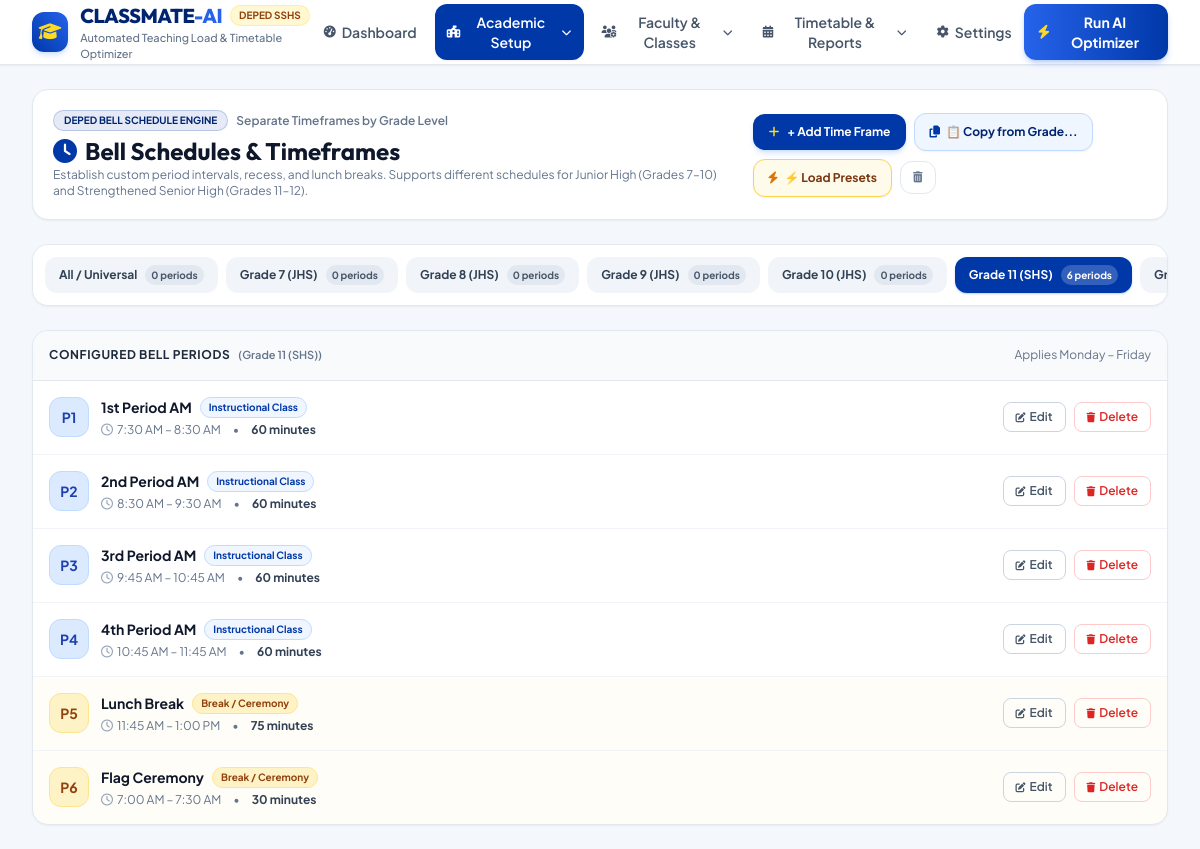
The page /timeframes/?grade=11 on the database its author committed.
### scheduler/models.py (models this page shows, shortened)
class TimeSlot(models.Model):
    DAY_CHOICES = [
        (1, 'Monday'),
        (2, 'Tuesday'),
        (3, 'Wednesday'),
        (4, 'Thursday'),
        (5, 'Friday'),
    ]
    TIMEFRAME_GRADE_CHOICES = [
        (0, 'All / Universal'),
        (7, 'Grade 7 (JHS)'),
        (8, 'Grade 8 (JHS)'),
        (9, 'Grade 9 (JHS)'),
        (10, 'Grade 10 (JHS)'),
        (11, 'Grade 11 (SHS)'),
        (12, 'Grade 12 (SHS)'),
    ]
    day_of_week = models.IntegerField(choices=DAY_CHOICES)
    period_number = models.IntegerField()
    start_time = models.TimeField()
    end_time = models.TimeField()
    label = models.CharField(max_length=50)
    is_break = models.BooleanField(default=False, help_text="Flag Ceremony, Recess, or Lunch Break")
    grade_level = models.IntegerField(default=0, choices=TIMEFRAME_GRADE_CHOICES, help_text="Grade level this timeframe applies to (0 for Universal)")
    @property
    def duration_minutes(self):
        start_m = self.start_time.hour * 60 + self.start_time.minute
        end_m = self.end_time.hour * 60 + self.end_time.minute
        return max(0, end_m - start_m)
    class Meta:
        unique_together = ('day_of_week', 'period_number', 'grade_level')
        ordering = ['grade_level', 'day_of_week', 'period_number']

### scheduler/views.py (the view)
# urls.py: path('timeframes/', views.timeframes_view, name='timeframes'),
def timeframes_view(request):
    try:
        selected_grade = int(request.GET.get('grade', 0))
    except (ValueError, TypeError):
        selected_grade = 0
    grade_choices = TimeSlot.TIMEFRAME_GRADE_CHOICES
    slot_counts = {}
    for g_val, _ in grade_choices:
        slot_counts[g_val] = TimeSlot.objects.filter(grade_level=g_val, day_of_week=1).count()
    periods = TimeSlot.objects.filter(grade_level=selected_grade, day_of_week=1).order_by('period_number')
    context = {
        'selected_grade': selected_grade,
        'grade_choices': grade_choices,
        'slot_counts': slot_counts,
        'periods': periods,
        'profile': SchoolProfile.get_settings(),
    }
    return render(request, 'timeframes.html', context)

### scheduler/models.py (called while the page is built)
    @classmethod
    def get_settings(cls):
        profile, created = cls.objects.get_or_create(id=1)
        if not profile.active_academic_year:
            profile.active_academic_year = AcademicYear.objects.filter(is_active=True).first() or AcademicYear.objects.first()
        if not profile.active_term:
            profile.active_term = Term.objects.filter(is_active=True).first() or Term.objects.first()
        if created:
            profile.save()
        return profile

### templates/timeframes.html (shortened to what this page needs)
{% extends 'base.html' %}
{% block content %}
<div class="space-y-6">
    <div class="bg-white rounded-2xl p-5 border border-slate-200 shadow-sm flex flex-col sm:flex-row sm:items-center justify-between gap-4">
        <div>
            <div class="flex items-center space-x-2">
                <span class="px-2.5 py-0.5 rounded-full text-[10px] uppercase font-bold bg-deped-blue/10 text-deped-darkblue border border-deped-blue/20">DepEd Bell Schedule Engine</span>
                <span class="text-xs text-slate-500 font-semibold">Separate Timeframes by Grade Level</span>
            </div>
            <h1 class="text-xl sm:text-2xl font-bold font-heading text-slate-900 mt-1 flex items-center space-x-2">
                <i class="fa-solid fa-clock text-deped-blue"></i>
                <span>Bell Schedules & Timeframes</span>
            </h1>
            <p class="text-xs text-slate-500">
                Establish custom period intervals, recess, and lunch breaks. Supports different schedules for Junior High (Grades 7–10) and Strengthened Senior High (Grades 11–12).
            </p>
        </div>
        <div class="flex flex-wrap items-center gap-2 self-start sm:self-auto">
            <button onclick="openAddModal()" class="px-4 py-2.5 rounded-xl bg-deped-blue hover:bg-deped-darkblue text-white font-bold text-xs shadow-md shadow-blue-500/20 transition active:scale-95 flex items-center space-x-2">
                <i class="fa-solid fa-plus text-deped-gold"></i>
                <span>+ Add Time Frame</span>
            </button>
            <button onclick="openCopyModal()" class="px-3.5 py-2.5 rounded-xl border border-blue-200 bg-blue-50 hover:bg-blue-100 text-deped-darkblue font-bold text-xs transition flex items-center space-x-1.5 shadow-sm active:scale-95">
                <i class="fa-solid fa-copy text-deped-blue"></i>
                <span>📋 Copy from Grade...</span>
            </button>
            <button onclick="openPresetModal()" class="px-3.5 py-2.5 rounded-xl border border-amber-300 bg-amber-50 hover:bg-amber-100 text-amber-900 font-bold text-xs transition flex items-center space-x-1.5 shadow-sm active:scale-95">
                <i class="fa-solid fa-bolt text-amber-600"></i>
                <span>⚡ Load Presets</span>
            </button>
            {% if periods %}
            <button onclick="clearCurrentGradeSchedule()" class="px-3 py-2.5 rounded-xl border border-slate-200 text-slate-500 hover:text-red-600 hover:bg-red-50 text-xs font-bold transition flex items-center space-x-1 active:scale-95" title="Clear schedule for this grade">
                <i class="fa-solid fa-trash-can text-[11px]"></i>
            </button>
            {% endif %}
        </div>
    </div>
    <div class="bg-white rounded-2xl p-3 border border-slate-200 shadow-sm overflow-x-auto">
        <div class="flex items-center space-x-2 min-w-max">
            {% for g_val, g_label in grade_choices %}
            <a href="?grade={{ g_val }}" class="px-3.5 py-2 rounded-xl text-xs font-bold transition flex items-center space-x-2 {% if selected_grade == g_val %}bg-deped-blue text-white shadow-sm shadow-blue-600/30{% else %}bg-slate-100 text-slate-700 hover:bg-slate-200{% endif %}">
                <span>{{ g_label }}</span>
                {% with c=slot_counts|dictsort:"0" %}
                <span class="px-1.5 py-0.5 rounded-full text-[10px] {% if selected_grade == g_val %}bg-white/20 text-white{% else %}bg-slate-200 text-slate-600{% endif %}">
                    {% if g_val == 0 %}{{ slot_counts.0|default:0 }}{% elif g_val == 7 %}{{ slot_counts.7|default:0 }}{% elif g_val == 8 %}{{ slot_counts.8|default:0 }}{% elif g_val == 9 %}{{ slot_counts.9|default:0 }}{% elif g_val == 10 %}{{ slot_counts.10|default:0 }}{% elif g_val == 11 %}{{ slot_counts.11|default:0 }}{% elif g_val == 12 %}{{ slot_counts.12|default:0 }}{% endif %} periods
                </span>
                {% endwith %}
            </a>
            {% endfor %}
        </div>
    </div>
    <div class="bg-white rounded-2xl border border-slate-200 shadow-sm overflow-hidden">
        <div class="p-4 border-b border-slate-200 bg-slate-50 flex items-center justify-between">
            <div class="flex items-center space-x-2">
                <span class="font-bold text-xs text-slate-800 uppercase tracking-wider">Configured Bell Periods</span>
                <span class="text-[11px] text-slate-500 font-semibold">
                    ({% for g_val, g_label in grade_choices %}{% if selected_grade == g_val %}{{ g_label }}{% endif %}{% endfor %})
                </span>
            </div>
            <span class="text-xs text-slate-500">Applies Monday – Friday</span>
        </div>
        <div class="divide-y divide-slate-100">
            {% for p in periods %}
            <div class="p-4 hover:bg-slate-50/80 transition flex flex-col sm:flex-row sm:items-center justify-between gap-3 {% if p.is_break %}bg-amber-50/40{% endif %}">
                <div class="flex items-start sm:items-center space-x-3">
                    <div class="w-10 h-10 rounded-xl flex items-center justify-center font-bold text-sm {% if p.is_break %}bg-amber-100 text-amber-800 border border-amber-200{% else %}bg-blue-100 text-blue-800 border border-blue-200{% endif %}">
                        P{{ p.period_number }}
                    </div>
                    <div>
                        <div class="flex items-center space-x-2">
                            <span class="font-bold text-slate-900 text-sm">{{ p.label }}</span>
                            {% if p.is_break %}
                            <span class="px-2 py-0.5 rounded-full text-[10px] font-bold bg-amber-100 text-amber-800 border border-amber-200">Break / Ceremony</span>
                            {% else %}
                            <span class="px-2 py-0.5 rounded-full text-[10px] font-bold bg-blue-50 text-deped-blue border border-blue-200">Instructional Class</span>
                            {% endif %}
                        </div>
                        <div class="flex items-center space-x-3 text-xs text-slate-500 mt-1">
                            <span class="flex items-center space-x-1">
                                <i class="fa-regular fa-clock text-slate-400"></i>
                                <span>{{ p.start_time|time:"g:i A" }} – {{ p.end_time|time:"g:i A" }}</span>
                            </span>
                            <span>•</span>
                            <span class="font-bold text-slate-700">{{ p.duration_minutes }} minutes</span>
                        </div>
                    </div>
                </div>
                <div class="flex items-center space-x-2 self-end sm:self-auto">
                    <button onclick="openEditModal({{ p.period_number }}, '{{ p.label|escapejs }}', '{{ p.start_time|time:"H:i" }}', '{{ p.end_time|time:"H:i" }}', {{ p.is_break|yesno:'true,false' }}, {{ selected_grade }})" class="px-3 py-1.5 rounded-lg border border-slate-300 text-slate-600 hover:text-deped-blue hover:bg-blue-50 text-xs font-semibold transition active:scale-95 flex items-center space-x-1" title="Edit Period">
                        <i class="fa-solid fa-pen-to-square text-[10px]"></i>
                        <span>Edit</span>
                    </button>
                    <button onclick="deletePeriod({{ p.period_number }}, {{ selected_grade }})" class="px-3 py-1.5 rounded-lg border border-red-200 text-red-600 hover:bg-red-50 text-xs font-semibold transition active:scale-95 flex items-center space-x-1">
                        <i class="fa-solid fa-trash text-[10px]"></i>
                        <span>Delete</span>
                    </button>
                </div>
            </div>
            {% endfor %}
        </div>
    </div>
</div>
{% endblock %}

### templates/base.html (style rules this page uses)
body { font-family: 'Plus Jakarta Sans', sans-serif; background-color: #F4F7FC; }
h1, h2, h3, h4, .font-heading { font-family: 'Outfit', sans-serif; }

### rows shown on the page
TimeSlot: period_number "1", label "1st Period AM", is_break "Instructional Class", start_time "7:30 AM", end_time "8:30 AM", duration_minutes "60"
TimeSlot: period_number "2", label "2nd Period AM", is_break "Instructional Class", start_time "8:30 AM", end_time "9:30 AM", duration_minutes "60"
TimeSlot: period_number "3", label "3rd Period AM", is_break "Instructional Class", start_time "9:45 AM", end_time "10:45 AM", duration_minutes "60"
TimeSlot: period_number "4", label "4th Period AM", is_break "Instructional Class", start_time "10:45 AM", end_time "11:45 AM", duration_minutes "60"
TimeSlot: period_number "5", label "Lunch Break", is_break "Break / Ceremony", start_time "11:45 AM", end_time "1:00 PM", duration_minutes "75"
TimeSlot: period_number "6", label "Flag Ceremony", is_break "Break / Ceremony", start_time "7:00 AM", end_time "7:30 AM", duration_minutes "30"

### other values the page prints
{{ g_label }} "All / Universal" "Grade 7 (JHS)" "Grade 8 (JHS)" "Grade 9 (JHS)" "Grade 10 (JHS)" "Grade 11 (SHS)"
{{ slot_counts.0|default:0 }} "0"
{{ slot_counts.7|default:0 }} "0"
{{ slot_counts.8|default:0 }} "0"
{{ slot_counts.9|default:0 }} "0"
{{ slot_counts.10|default:0 }} "0"
{{ slot_counts.11|default:0 }} "6"
{{ g_label }} "Grade 11 (SHS)"
